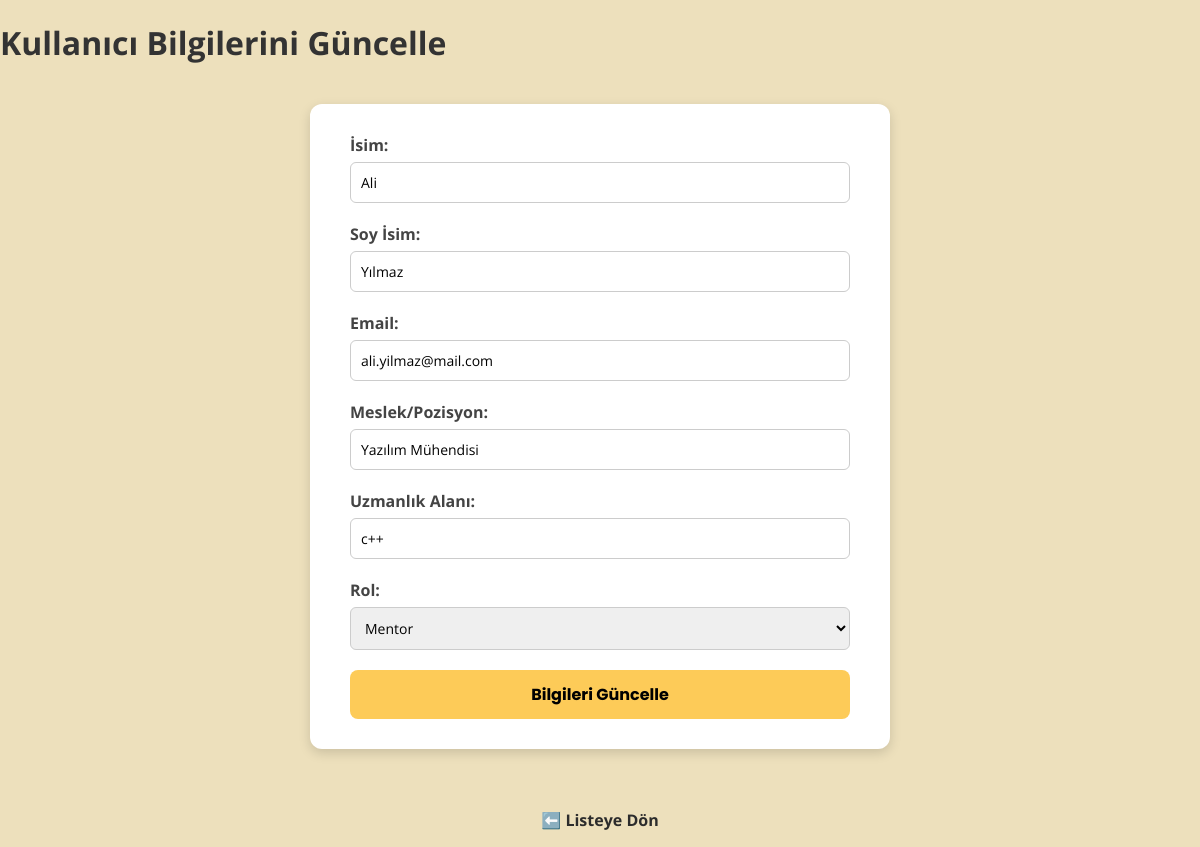
Screenshot of /edit-user/2 with the database file from the repository.
### tables this page shows
CREATE TABLE users (
        id INTEGER PRIMARY KEY AUTOINCREMENT,
        first_name TEXT NOT NULL,
        last_name TEXT NOT NULL,
        email TEXT UNIQUE NOT NULL,
        occupation TEXT NOT NULL,
        skills TEXT NOT NULL,
        role TEXT CHECK(role IN ('mentor', 'mentee')) NOT NULL,
        selectedMentId INTEGER REFERENCES users(id) ON DELETE SET NULL
    );

### routes.py (the view)
@app.route("/edit-user/<int:user_id>", methods=["GET"])
def edit_user_form(user_id):
    conn = get_db_connection()
    cursor = conn.cursor()
    cursor.execute("SELECT * FROM users WHERE id=?", (user_id,))
    row = cursor.fetchone()
    conn.close()
    if row is None:
        return "Kullanıcı bulunamadı!", 404
    return render_template("edit_user.html", user=row)

### database.py (called while the page is built)
def get_db_connection():
    conn = sqlite3.connect('mentorship.db', check_same_thread=False, timeout=10)
    conn.row_factory = sqlite3.Row
    conn.execute("PRAGMA busy_timeout = 5000")
    return conn

### templates/edit_user.html (shortened to what this page needs)
<!DOCTYPE html>
<html lang="tr">
<head>
    <link rel="stylesheet" href="/static/style.css">
</head>
<body>
    <h1>Kullanıcı Bilgilerini Güncelle</h1>
    <div class="form-container">
        <form action="/edit-user/{{ user.id }}" method="POST">
            <label>İsim:</label>
            <input type="text" name="first_name" value="{{ user.first_name }}" required>
            <label>Soy İsim:</label>
            <input type="text" name="last_name" value="{{ user.last_name }}" required>
            <label>Email:</label>
            <input type="email" name="email" value="{{ user.email }}" required>
            <label>Meslek/Pozisyon:</label>
            <input type="text" name="occupation" value="{{ user.occupation }}" required>
            <label id="skills-label">
            </label>
            <input type="text" name="skills" value="{{ user.skills }}" required>
            <label>Rol:</label>
            <select name="role" id="role" onchange="toggleSkillLabel()" required>
                <option value="mentor" {% if user.role == 'mentor' %}selected{% endif %}>Mentor</option>
            </select>
            <button type="submit">Bilgileri Güncelle</button>
        </form>
    </div>
    <p style="text-align: center;"><a href="/list-users">⬅️ Listeye Dön</a></p>
</body>
</html>

### static/style.css (style rules this page uses)
body { font-family: 'Open Sans', sans-serif; margin: 0; padding: 0; background-color: #EDE0BC; color: #333; }
form { max-width: 500px; margin: 40px auto; background-color: #fff; padding: 30px 40px; border-radius: 12px; box-shadow: 0 4px 12px rgba(0, 0, 0, 0.15); font-family: 'Open Sans', sans-serif; }
form label { display: block; margin-bottom: 6px; font-weight: bold; color: #444; }
form input, form select { width: 100%; padding: 10px; margin-bottom: 20px; border: 1px solid #ccc; border-radius: 6px; font-size: 14px; font-family: 'Open Sans', sans-serif; box-sizing: border-box; }
form button { width: 100%; padding: 12px; background-color: #FDCB58; color: #000; font-weight: bold; font-size: 16px; border: none; border-radius: 8px; cursor: pointer; font-family: 'Poppins', sans-serif; transition: background-color 0.3s ease; }
p a, .page-link { display: inline-block; text-align: center; margin-top: 20px; font-weight: bold; color: #2c2c2c; text-decoration: none; }

### rows the page displays
users: first_name "Ali", last_name "Yılmaz", email "ali.yilmaz@mail.com", occupation "Yazılım Mühendisi", skills "c++", role "Mentor"
